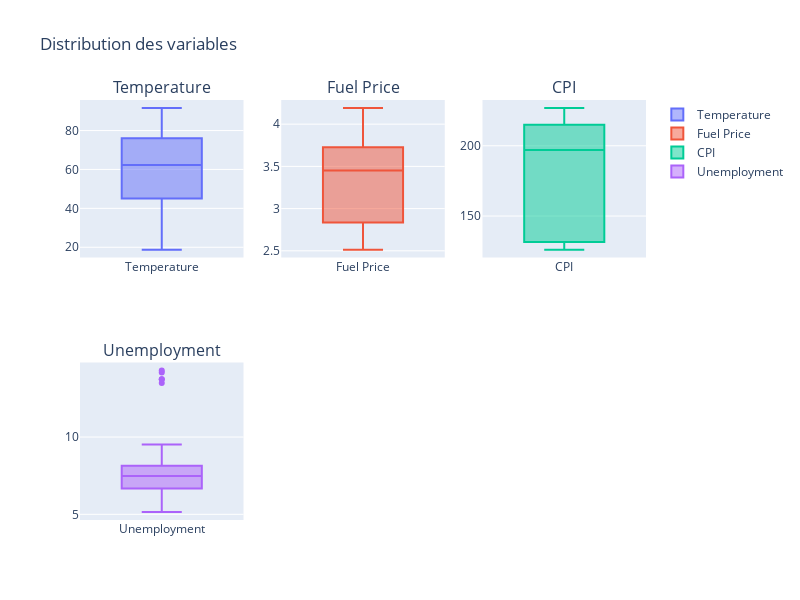

Here is the notebook cell this chart was saved with:
### Markdown cell above
Verifions les outliers

### Code cell
from plotly.subplots import make_subplots
import plotly.graph_objects as go

# Créer une figure avec une grille de 2x3
fig = make_subplots(rows=2, cols=3, subplot_titles=('Temperature', 'Fuel Price', 'CPI', 'Unemployment'))

# Ajouter les boîtes à moustaches à la figure
fig.add_trace(go.Box(y=df['Temperature'], name='Temperature'), row=1, col=1)
fig.add_trace(go.Box(y=df['Fuel_Price'], name='Fuel Price'), row=1, col=2)
fig.add_trace(go.Box(y=df['CPI'], name='CPI'), row=1, col=3)
fig.add_trace(go.Box(y=df['Unemployment'], name='Unemployment'), row=2, col=1)

# Mise en page
fig.update_layout(height=600, width=800, title_text="Distribution des variables")

# Afficher la figure
fig.show()

### Figure 1 — Plotly figure (JSON) as saved in the notebook; plotly's stock layout.template omitted (floating-point values rounded to 4 significant figures; data arrays with more than 128 entries replaced by an {"elided": "..."} marker saying what was removed)
{"data": [{"name": "Temperature", "type": "box", "xaxis": "x", "y": {"elided": "136 float values"}, "yaxis": "y"}, {"name": "Fuel Price", "type": "box", "xaxis": "x2", "y": {"elided": "136 float values"}, "yaxis": "y2"}, {"name": "CPI", "type": "box", "xaxis": "x3", "y": {"elided": "136 float values"}, "yaxis": "y3"}, {"name": "Unemployment", "type": "box", "xaxis": "x4", "y": {"elided": "136 float values"}, "yaxis": "y4"}], "layout": {"annotations": [{"font": {"size": 16}, "showarrow": false, "text": "Temperature", "x": 0.1444, "xanchor": "center", "xref": "paper", "y": 1, "yanchor": "bottom", "yref": "paper"}, {"font": {"size": 16}, "showarrow": false, "text": "Fuel Price", "x": 0.5, "xanchor": "center", "xref": "paper", "y": 1, "yanchor": "bottom", "yref": "paper"}, {"font": {"size": 16}, "showarrow": false, "text": "CPI", "x": 0.8556, "xanchor": "center", "xref": "paper", "y": 1, "yanchor": "bottom", "yref": "paper"}, {"font": {"size": 16}, "showarrow": false, "text": "Unemployment", "x": 0.1444, "xanchor": "center", "xref": "paper", "y": 0.375, "yanchor": "bottom", "yref": "paper"}], "height": 600, "title": {"text": "Distribution des variables"}, "width": 800, "xaxis": {"anchor": "y", "domain": [0, 0.2889]}, "xaxis2": {"anchor": "y2", "domain": [0.3556, 0.6444]}, "xaxis3": {"anchor": "y3", "domain": [0.7111, 1]}, "xaxis4": {"anchor": "y4", "domain": [0, 0.2889]}, "xaxis5": {"anchor": "y5", "domain": [0.3556, 0.6444]}, "xaxis6": {"anchor": "y6", "domain": [0.7111, 1]}, "yaxis": {"anchor": "x", "domain": [0.625, 1]}, "yaxis2": {"anchor": "x2", "domain": [0.625, 1]}, "yaxis3": {"anchor": "x3", "domain": [0.625, 1]}, "yaxis4": {"anchor": "x4", "domain": [0, 0.375]}, "yaxis5": {"anchor": "x5", "domain": [0, 0.375]}, "yaxis6": {"anchor": "x6", "domain": [0, 0.375]}}}
